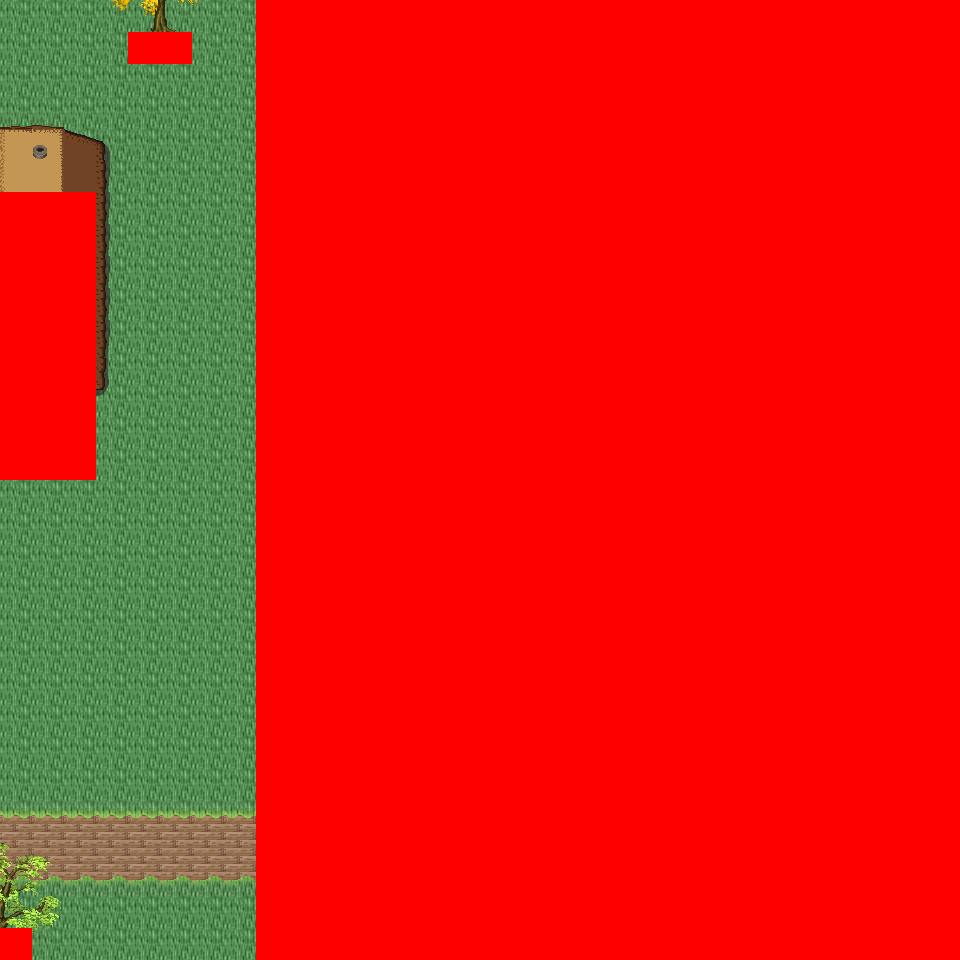

This game map was drawn from its Tiled (.tmx) file and the tilesets committed beside it. A one-line description and the trimmed map source follow:
An orthogonal 30x30 tile map with 32x32 px tiles, 6 tile layers (Ground, Object, Object2, Above, ...), 43 tilesets and 4 objects (4x mapchange).

<map version="1.0" orientation="orthogonal" renderorder="right-down" width="30" height="30" tilewidth="32" tileheight="32" nextobjectid="5">
  <tileset firstgid="1" name="tileset_logic_collision" tilewidth="32" tileheight="32" tilecount="1" columns="1">
    <image source="../drawable/tileset_logic_collision.png" width="32" height="32" />
  </tileset>
  <tileset firstgid="2" name="tileset_ground_ground" tilewidth="32" tileheight="32" tilecount="33" columns="3">
    <image source="../drawable/tileset_ground_ground.png" width="96" height="352" />
  </tileset>
  <tileset firstgid="35" name="tileset_building_castle" tilewidth="32" tileheight="32" tilecount="320" columns="20">
    <image source="../drawable/tileset_building_castle.png" width="640" height="512" />
  </tileset>
  <tileset firstgid="355" name="tileset_item_weapon_cannon" tilewidth="32" tileheight="32" tilecount="12" columns="3">
    <image source="../drawable/tileset_item_weapon_cannon.png" width="96" height="128" />
  </tileset>
  <tileset firstgid="367" name="tileset_item_pot_barrels_1" tilewidth="32" tileheight="32" tilecount="8" columns="4">
    <image source="../drawable/tileset_item_pot_barrels_1.png" width="128" height="64" />
  </tileset>
  <tileset firstgid="375" name="tileset_building_door_door" tilewidth="32" tileheight="32" tilecount="6" columns="3">
    <image source="../drawable/tileset_building_door_door.png" width="96" height="64" />
  </tileset>
  <tileset firstgid="381" name="tileset_building_door_closed" tilewidth="32" tileheight="32" tilecount="1" columns="1">
    <image source="../drawable/tileset_building_door_closed.png" width="32" height="32" />
  </tileset>
  <tileset firstgid="382" name="tileset_building_window_window_centered" tilewidth="32" tileheight="32" tilecount="1" columns="1">
    <image source="../drawable/tileset_building_window_window_centered.png" width="32" height="32" />
  </tileset>
  <tileset firstgid="383" name="tileset_building_decoration_chimney_big" tilewidth="32" tileheight="32" tilecount="2" columns="1">
    <image source="../drawable/tileset_building_decoration_chimney_big.png" width="32" height="64" />
  </tileset>
  <tileset firstgid="385" name="tileset_ground_grass_corners" tilewidth="32" tileheight="32" tilecount="24" columns="6">
    <image source="../drawable/tileset_ground_grass_corners.png" width="192" height="128" />
  </tileset>
  <tileset firstgid="409" name="tileset_ground_grass_edges" tilewidth="32" tileheight="32" tilecount="36" columns="12">
    <image source="../drawable/tileset_ground_grass_edges.png" width="384" height="96" />
  </tileset>
  <tileset firstgid="445" name="tileset_item_statue_lion_statues" tilewidth="32" tileheight="32" tilecount="8" columns="2">
    <image source="../drawable/tileset_item_statue_lion_statues.png" width="64" height="128" />
  </tileset>
  <tileset firstgid="453" name="tileset_item_statue_girl_with_bird" tilewidth="32" tileheight="32" tilecount="12" columns="4">
    <image source="../drawable/tileset_item_statue_girl_with_bird.png" width="128" height="96" />
  </tileset>
  <tileset firstgid="465" name="tileset_furniture_light_lamp_blue" tilewidth="32" tileheight="32" tilecount="3" columns="1">
    <image source="../drawable/tileset_furniture_light_lamp_blue.png" width="32" height="96" />
  </tileset>
  <tileset firstgid="468" name="tileset_plant_flower_daisy_blue" tilewidth="32" tileheight="32" tilecount="8" columns="2">
    <image source="../drawable/tileset_plant_flower_daisy_blue.png" width="64" height="128" />
  </tileset>
  <tileset firstgid="476" name="tileset_plant_flower_daisy_red" tilewidth="32" tileheight="32" tilecount="8" columns="2">
    <image source="../drawable/tileset_plant_flower_daisy_red.png" width="64" height="128" />
  </tileset>
  <tileset firstgid="484" name="tileset_plant_flower_daisy_white" tilewidth="32" tileheight="32" tilecount="8" columns="2">
    <image source="../drawable/tileset_plant_flower_daisy_white.png" width="64" height="128" />
  </tileset>
  <tileset firstgid="492" name="tileset_plant_flower_daisy_yellow" tilewidth="32" tileheight="32" tilecount="8" columns="2">
    <image source="../drawable/tileset_plant_flower_daisy_yellow.png" width="64" height="128" />
  </tileset>
  <tileset firstgid="500" name="tileset_plant_tree_fall_trees" tilewidth="32" tileheight="32" tilecount="40" columns="8">
    <image source="../drawable/tileset_plant_tree_fall_trees.png" width="256" height="160" />
  </tileset>
  <tileset firstgid="540" name="tileset_plant_tree_oak_tree" tilewidth="32" tileheight="32" tilecount="20" columns="4">
    <image source="../drawable/tileset_plant_tree_oak_tree.png" width="128" height="160" />
  </tileset>
  <tileset firstgid="560" name="tileset_plant_tree_chestnut_tree" tilewidth="32" tileheight="32" tilecount="20" columns="4">
    <image source="../drawable/tileset_plant_tree_chestnut_tree.png" width="128" height="160" />
  </tileset>
  <tileset firstgid="580" name="tileset_plant_tree_locust_tree" tilewidth="32" tileheight="32" tilecount="20" columns="4">
    <image source="../drawable/tileset_plant_tree_locust_tree.png" width="128" height="160" />
  </tileset>
  <tileset firstgid="600" name="tileset_plant_bush_hosta" tilewidth="32" tileheight="32" tilecount="9" columns="3">
    <image source="../drawable/tileset_plant_bush_hosta.png" width="96" height="96" />
  </tileset>
  <tileset firstgid="609" name="tileset_plant_flower_flowers_mixed" tilewidth="32" tileheight="32" tilecount="16" columns="4">
    <image source="../drawable/tileset_plant_flower_flowers_mixed.png" width="128" height="128" />
  </tileset>
  <tileset firstgid="625" name="tileset_plant_flower_red_blue_clusters" tilewidth="32" tileheight="32" tilecount="4" columns="1">
    <image source="../drawable/tileset_plant_flower_red_blue_clusters.png" width="32" height="128" />
  </tileset>
  <tileset firstgid="629" name="tileset_furniture_chair_bench_iron" tilewidth="32" tileheight="32" tilecount="4" columns="2">
    <image source="../drawable/tileset_furniture_chair_bench_iron.png" width="64" height="64" />
  </tileset>
  <tileset firstgid="633" name="tileset_plant_stump_stump_pale_purple" tilewidth="32" tileheight="32" tilecount="4" columns="2">
    <image source="../drawable/tileset_plant_stump_stump_pale_purple.png" width="64" height="64" />
  </tileset>
  <tileset firstgid="637" name="tileset_plant_stump_small_stump" tilewidth="32" tileheight="32" tilecount="4" columns="2">
    <image source="../drawable/tileset_plant_stump_small_stump.png" width="64" height="64" />
  </tileset>
  <tileset firstgid="641" name="tileset_building_decoration_banner" tilewidth="32" tileheight="32" tilecount="12" columns="1">
    <image source="../drawable/tileset_building_decoration_banner.png" width="32" height="384" />
  </tileset>
  <tileset firstgid="653" name="tileset_building_decoration_chimney" tilewidth="32" tileheight="32" tilecount="2" columns="1">
    <image source="../drawable/tileset_building_decoration_chimney.png" width="32" height="64" />
  </tileset>
  <tileset firstgid="655" name="tileset_plant_flower_vines_flowered" tilewidth="32" tileheight="32" tilecount="9" columns="3">
    <image source="../drawable/tileset_plant_flower_vines_flowered.png" width="96" height="96" />
  </tileset>
  <tileset firstgid="664" name="tileset_building_decoration_library_banner" tilewidth="32" tileheight="32" tilecount="6" columns="3">
    <image source="../drawable/tileset_building_decoration_library_banner.png" width="96" height="64" />
  </tileset>
  <tileset firstgid="670" name="tileset_building_cottage" tilewidth="32" tileheight="32" tilecount="256" columns="16">
    <image source="../drawable/tileset_building_cottage.png" width="512" height="512" />
  </tileset>
  <tileset firstgid="926" name="tileset_building_roof_thatched_roof" tilewidth="32" tileheight="32" tilecount="256" columns="16">
    <image source="../drawable/tileset_building_roof_thatched_roof.png" width="512" height="512" />
  </tileset>
  <tileset firstgid="1182" name="tileset_building_window_windows" tilewidth="32" tileheight="32" tilecount="256" columns="16">
    <image source="../drawable/tileset_building_window_windows.png" width="512" height="512" />
  </tileset>
  <tileset firstgid="1438" name="tileset_building_door_doors" tilewidth="32" tileheight="32" tilecount="256" columns="16">
    <image source="../drawable/tileset_building_door_doors.png" width="512" height="512" />
  </tileset>
  <tileset firstgid="1694" name="tileset_building_decoration_chimney_brown_stacks" tilewidth="32" tileheight="32" tilecount="2" columns="1">
    <image source="../drawable/tileset_building_decoration_chimney_brown_stacks.png" width="32" height="64" />
  </tileset>
  <tileset firstgid="1696" name="tileset_ground_ground_3" tilewidth="32" tileheight="32" tilecount="5" columns="5">
    <image source="../drawable/tileset_ground_ground_3.png" width="160" height="32" />
  </tileset>
  <tileset firstgid="1701" name="tileset_plant_bush_bush_pinks" tilewidth="32" tileheight="32" tilecount="4" columns="2">
    <image source="../drawable/tileset_plant_bush_bush_pinks.png" width="64" height="64" />
  </tileset>
  <tileset firstgid="1705" name="tileset_plant_bushes_and_trees" tilewidth="32" tileheight="32" tilecount="144" columns="16">
    <image source="../drawable/tileset_plant_bushes_and_trees.png" width="512" height="289" />
  </tileset>
  <tileset firstgid="1849" name="tileset_plant_bush_berried" tilewidth="32" tileheight="32" tilecount="60" columns="5">
    <image source="../drawable/tileset_plant_bush_berried.png" width="160" height="384" />
  </tileset>
  <tileset firstgid="1909" name="tileset_plant_bush_leafy" tilewidth="32" tileheight="32" tilecount="48" columns="8">
    <image source="../drawable/tileset_plant_bush_leafy.png" width="256" height="192" />
  </tileset>
  <tileset firstgid="1957" name="tileset_plant_bush_flowering" tilewidth="32" tileheight="32" tilecount="72" columns="8">
    <image source="../drawable/tileset_plant_bush_flowering.png" width="256" height="288" />
  </tileset>
  <layer name="Ground" width="30" height="30">
    <data>[900 cells, 900 non-empty, 4 distinct tile ids]</data>
  </layer>
  <layer name="Object" width="30" height="30">
    <data>[900 cells, 141 non-empty, 45 distinct tile ids]</data>
  </layer>
  <layer name="Object2" width="30" height="30">
    <data>[900 cells, 20 non-empty, 13 distinct tile ids]</data>
  </layer>
  <layer name="Above" width="30" height="30">
    <data>[900 cells, 166 non-empty, 76 distinct tile ids]</data>
  </layer>
  <layer name="Above2" width="30" height="30">
    <data>[900 cells, 1 non-empty, 1 distinct tile ids]</data>
  </layer>
  <layer name="Walkable" width="30" height="30">
    <data>[900 cells, 690 non-empty, 1 distinct tile ids]</data>
  </layer>
  <objectgroup name="MapEvents">
    <object id="1" name="north" type="mapchange" x="0" y="0" width="256" height="32">
      <properties>
        <property name="map" value="0_ados_mountain_n2_w2_x3_y0" />
        <property name="place" value="south" />
      </properties>
    </object>
    <object id="2" name="south" type="mapchange" x="32" y="928" width="224" height="32">
      <properties>
        <property name="map" value="0_ados_mountain_n2_w2_x3_y2" />
        <property name="place" value="north" />
      </properties>
    </object>
    <object id="3" name="west" type="mapchange" x="0" y="0" width="32" height="192">
      <properties>
        <property name="map" value="0_ados_mountain_n2_w2_x2_y1" />
        <property name="place" value="east" />
      </properties>
    </object>
    <object id="4" name="west2" type="mapchange" x="0" y="480" width="32" height="448">
      <properties>
        <property name="map" value="0_ados_mountain_n2_w2_x2_y1" />
        <property name="place" value="east2" />
      </properties>
    </object>
  </objectgroup>
</map>
